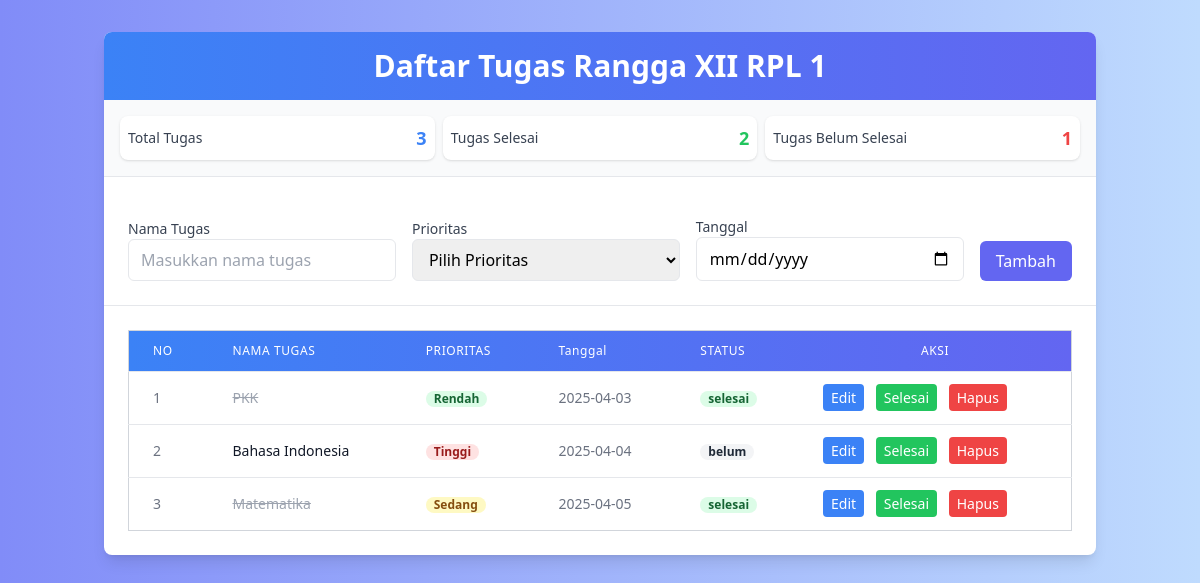
The page / on the database its author committed.
### tables this page shows
CREATE TABLE `tasks` (
  `id` int(11) NOT NULL,
  `nama_tugas` varchar(255) DEFAULT NULL,
  `status` enum('belum','selesai') DEFAULT 'belum',
  `prioritas` varchar(50) DEFAULT NULL,
  `tanggal` date DEFAULT NULL
);

### index.php (the view, shortened to what this page needs)
<?php
include 'koneksi.php';
$totalTasks = $conn->query("SELECT COUNT(*) AS total FROM tasks")->fetch_assoc()['total'];
$completedTasks = $conn->query("SELECT COUNT(*) AS total FROM tasks WHERE status='selesai'")->fetch_assoc()['total'];
$pendingTasks = $conn->query("SELECT COUNT(*) AS total FROM tasks WHERE status!='selesai'")->fetch_assoc()['total'];
$result = $conn->query("SELECT * FROM tasks ORDER BY tanggal ASC");
?>
<!DOCTYPE html>
<html>
<head>
  <script src="https://cdn.tailwindcss.com"></script>
</head>
<body class="bg-gradient-to-r from-indigo-400 to-blue-200 min-h-screen">
  <div class="container mx-auto px-4 py-8 max-w-5xl">
    <div class="bg-white rounded-lg shadow-lg">
      <div class="bg-gradient-to-r from-blue-500 to-indigo-500 text-white px-6 py-4 text-center rounded-t-lg">
        <h2 class="text-3xl font-bold">Daftar Tugas Rangga XII RPL 1</h2>
      </div>
      <div class="p-4 bg-gray-50 border-b border-gray-200">
        <div class="grid grid-cols-1 sm:grid-cols-3 gap-2 text-center">
          <div class="bg-white shadow rounded-lg p-2 flex items-center justify-between">
            <h3 class="text-sm font-medium text-gray-700">Total Tugas</h3>
            <p class="text-lg font-bold text-blue-500"><?= $totalTasks ?></p>
          </div>
          <div class="bg-white shadow rounded-lg p-2 flex items-center justify-between">
            <h3 class="text-sm font-medium text-gray-700">Tugas Selesai</h3>
            <p class="text-lg font-bold text-green-500"><?= $completedTasks ?></p>
          </div>
          <div class="bg-white shadow rounded-lg p-2 flex items-center justify-between">
            <h3 class="text-sm font-medium text-gray-700">Tugas Belum Selesai</h3>
            <p class="text-lg font-bold text-red-500"><?= $pendingTasks ?></p>
          </div>
        </div>
      </div>
      <div class="p-6 border-b">
        <form action="tambah.php" method="POST" class="space-y-4 md:flex md:items-end md:space-x-4">
          <div class="flex-1">
            <label class="block text-sm font-medium text-gray-700">Nama Tugas</label>
            <input type="text" name="nama_tugas" placeholder="Masukkan nama tugas" required
              class="w-full px-3 py-2 border rounded-md focus:ring-indigo-500 focus:border-indigo-500">
          </div>
          <div class="flex-1">
            <label class="block text-sm font-medium text-gray-700">Prioritas</label>
            <select name="prioritas" required
              class="w-full px-3 py-2 border rounded-md focus:ring-indigo-500 focus:border-indigo-500">
              <option value="" disabled selected>Pilih Prioritas</option>
            </select>
          </div>
          <div class="flex-1">
            <label class="block text-sm font-medium text-gray-700">Tanggal</label>
            <input type="date" name="tanggal" required
              class="w-full px-3 py-2 border rounded-md focus:ring-indigo-500 focus:border-indigo-500">
          </div>
          <button type="submit"
            class="px-4 py-2 bg-indigo-500 text-white font-medium rounded-md hover:bg-indigo-600 focus:ring-2 focus:ring-indigo-500">
            Tambah
          </button>
        </form>
      </div>
      <div class="p-6 overflow-x-auto">
        <table class="min-w-full divide-y divide-gray-200 border border-gray-300 rounded-lg">
          <thead class="bg-gradient-to-r from-blue-500 to-indigo-500 text-white">
            <tr>
              <th class="px-6 py-3 text-left text-xs font-medium  uppercase tracking-wider">No</th>
              <th class="px-6 py-3 text-left text-xs font-medium  uppercase tracking-wider">Nama Tugas</th>
              <th class="px-6 py-3 text-left text-xs font-medium  uppercase tracking-wider">Prioritas</th>
              <th class="px-6 py-3 text-left text-xs font-medium  tracking-wider">Tanggal</th>
              <th class="px-6 py-3 text-left text-xs font-medium  uppercase tracking-wider">Status</th>
              <th class="px-6 py-3 text-left text-xs font-medium  uppercase tracking-wider text-center">Aksi</th>
            </tr>
          </thead>
          <tbody class="bg-white divide-y divide-gray-200">
            <?php $no = 1;
            while ($row = $result->fetch_assoc()): ?>
              <tr class="hover:bg-gray-50">
                <td class="px-6 py-4 text-sm text-gray-500"><?= $no++ ?></td>
                <td class="px-6 py-4 text-sm <?= $row['status'] == 'selesai' ? 'line-through text-gray-400' : 'text-gray-900' ?>">
                  <?= $row['nama_tugas'] ?>
                </td>
                <td class="px-6 py-4 text-sm">
                  <span class="px-2 inline-flex text-xs font-semibold rounded-full <?= strtolower($row['prioritas']) == 'tinggi' ? 'bg-red-100 text-red-800' : (strtolower($row['prioritas']) == 'sedang' ? 'bg-yellow-100 text-yellow-800' : 'bg-green-100 text-green-800') ?>">
                    <?= $row['prioritas'] ?>
                  </span>
                </td>
                <td class="px-6 py-4 text-sm text-gray-500"><?= $row['tanggal'] ?></td>
                <td class="px-6 py-4 text-sm">
                  <span class="px-2 inline-flex text-xs font-semibold rounded-full <?= $row['status'] == 'selesai' ? 'bg-green-100 text-green-800' : 'bg-gray-100 text-gray-800' ?>">
                    <?= $row['status'] ?>
                  </span>
                </td>
                <td class="px-6 py-4 text-sm space-x-2">
                  <a href="edit.php?id=<?= $row['id'] ?>" class="px-2 py-1 bg-blue-500 text-white rounded hover:bg-blue-600">Edit</a>
                  <a href="selesai.php?id=<?= $row['id'] ?>"
                  onclick="return confirm('Yakinkah tugas lo udh selesai?')" class="px-2 py-1 bg-green-500 text-white rounded hover:bg-green-600">Selesai</a>
                  <a href="delete.php?id=<?= $row['id'] ?>" onclick="return confirm('Yakin emng mau ngehapus tugas ini? klik OK jika ingin menghapus')" class="px-2 py-1 bg-red-500 text-white rounded hover:bg-red-600">Hapus</a>
                </td>
              </tr>
            <?php endwhile; ?>
          </tbody>
        </table>
      </div>
    </div>
  </div>
</body>
</html>

### rows shown on the page
tasks: nama_tugas "PKK", prioritas "Rendah", tanggal "2025-04-03", status "selesai"
tasks: nama_tugas "Bahasa Indonesia", prioritas "Tinggi", tanggal "2025-04-04", status "belum"
tasks: nama_tugas "Matematika", prioritas "Sedang", tanggal "2025-04-05", status "selesai"

### other values the page prints
$totalTasks "3"
$completedTasks "2"
$pendingTasks "1"
